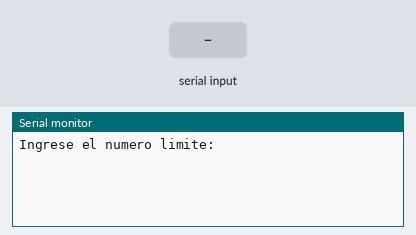
Bench run of a sketch on a simulated Arduino Uno, built with avr-gcc and run on an emulated ATmega328P. On the bench: the last lines printed to the serial monitor. The inputs (shaded band) are chosen by the test bench.

Above: at 1.2 s.
1.3 s: "90,45\n" received over Serial
At 2.3 s:
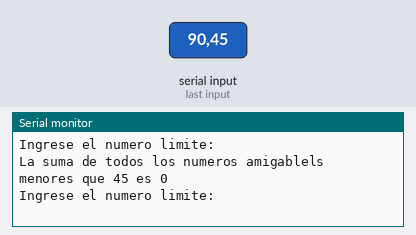
2.8 s: "30,150\n" received over Serial
At 2.96 s:
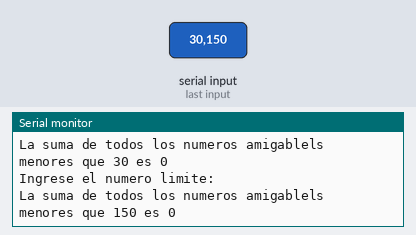
Timing chart, 0 to 5.8 s (numbered marks = the images above; inputs shaded):
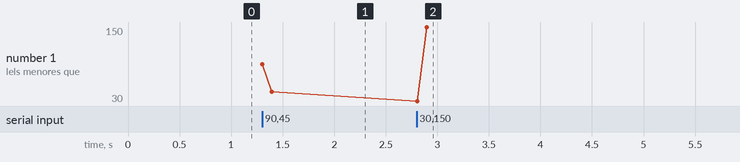

The sketch:

problema171.ino
```cpp
int suma (int);
int suma_divisores(int);
char array[60];
void setup()
{
  Serial.begin(9600);
  Serial.setTimeout(10000);
}

void loop()
{
  int limite;
  Serial.println("Ingrese el numero limite: ");
  limite=Serial.parseInt();
	sprintf(array,"La suma de todos los numeros amigablels menores que %d es %d",limite,suma(limite));
	Serial.println(array);
}

int suma_divisores(int numero){
    int acum=0;
    for (int divisor=1;divisor<=numero/2; divisor++) {
        if(numero%divisor==0)
            acum+=divisor;
    }
    return acum;
}

int suma (int limite){
    int acum=0, otronumero;

    for (int numero1 = 220;numero1<limite;numero1++) {
        otronumero=suma_divisores(numero1);
        if(numero1==suma_divisores(otronumero) and numero1 != otronumero)
            acum+=numero1;
    }
    return  acum;
}
```

Measured:
- after the input at 1.3 s, the serial monitor: prints a new line at once (image 1)
- after the input at 2.8 s, the serial monitor: prints a new line at once (image 2)
- plotted number 1: 45 → 150 after the input at 2.8 s
